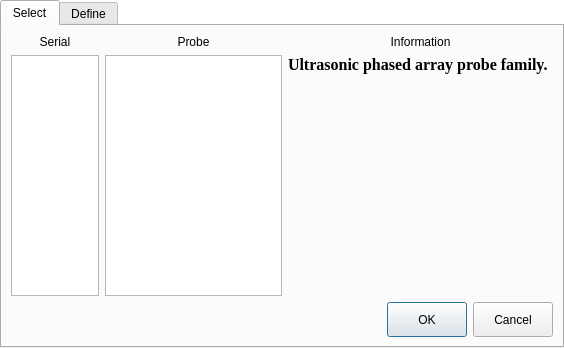
<?xml version="1.0" encoding="UTF-8"?>
<ui version="4.0">
 <class>ProbeDialog</class>
 <widget class="QDialog" name="ProbeDialog">
  <property name="geometry">
   <rect>
    <x>0</x>
    <y>0</y>
    <width>564</width>
    <height>348</height>
   </rect>
  </property>
  <property name="windowTitle">
   <string>Dialog</string>
  </property>
  <property name="styleSheet">
   <string notr="true">QDialog {
background-color: rgba(255, 255, 255, 0);
}</string>
  </property>
  <layout class="QVBoxLayout" name="verticalLayout">
   <property name="spacing">
    <number>0</number>
   </property>
   <property name="leftMargin">
    <number>0</number>
   </property>
   <property name="topMargin">
    <number>0</number>
   </property>
   <property name="rightMargin">
    <number>0</number>
   </property>
   <property name="bottomMargin">
    <number>0</number>
   </property>
   <item>
    <widget class="QTabWidget" name="tabWidget">
     <property name="currentIndex">
      <number>0</number>
     </property>
     <widget class="QWidget" name="selectTab">
      <attribute name="title">
       <string>Select</string>
      </attribute>
      <layout class="QVBoxLayout" name="verticalLayout_9">
       <item>
        <layout class="QHBoxLayout" name="horizontalLayout" stretch="1,2,3">
         <item>
          <layout class="QVBoxLayout" name="verticalLayout_4" stretch="0,1">
           <item>
            <widget class="QLabel" name="label_3">
             <property name="text">
              <string>Serial</string>
             </property>
             <property name="alignment">
              <set>Qt::AlignCenter</set>
             </property>
            </widget>
           </item>
           <item>
            <widget class="QListWidget" name="dirListWidget">
             <property name="sizePolicy">
              <sizepolicy hsizetype="Ignored" vsizetype="Expanding">
               <horstretch>0</horstretch>
               <verstretch>0</verstretch>
              </sizepolicy>
             </property>
            </widget>
           </item>
          </layout>
         </item>
         <item>
          <layout class="QVBoxLayout" name="verticalLayout_7" stretch="0,1">
           <item>
            <widget class="QLabel" name="label_4">
             <property name="text">
              <string>Probe</string>
             </property>
             <property name="alignment">
              <set>Qt::AlignCenter</set>
             </property>
            </widget>
           </item>
           <item>
            <widget class="QListWidget" name="fileListWidget">
             <property name="sizePolicy">
              <sizepolicy hsizetype="Ignored" vsizetype="Expanding">
               <horstretch>0</horstretch>
               <verstretch>0</verstretch>
              </sizepolicy>
             </property>
            </widget>
           </item>
          </layout>
         </item>
         <item>
          <layout class="QVBoxLayout" name="verticalLayout_8" stretch="0,1">
           <item>
            <widget class="QLabel" name="label_5">
             <property name="text">
              <string>Information</string>
             </property>
             <property name="alignment">
              <set>Qt::AlignCenter</set>
             </property>
            </widget>
           </item>
           <item>
            <widget class="QLabel" name="label">
             <property name="sizePolicy">
              <sizepolicy hsizetype="Ignored" vsizetype="Preferred">
               <horstretch>0</horstretch>
               <verstretch>0</verstretch>
              </sizepolicy>
             </property>
             <property name="font">
              <font>
               <family>Times New Roman</family>
               <pointsize>12</pointsize>
               <weight>75</weight>
               <bold>true</bold>
              </font>
             </property>
             <property name="frameShape">
              <enum>QFrame::NoFrame</enum>
             </property>
             <property name="lineWidth">
              <number>0</number>
             </property>
             <property name="text">
              <string>Ultrasonic phased array probe family.</string>
             </property>
             <property name="textFormat">
              <enum>Qt::AutoText</enum>
             </property>
             <property name="alignment">
              <set>Qt::AlignLeading|Qt::AlignLeft|Qt::AlignTop</set>
             </property>
            </widget>
           </item>
          </layout>
         </item>
        </layout>
       </item>
       <item>
        <layout class="QHBoxLayout" name="horizontalLayout_2">
         <item>
          <spacer name="horizontalSpacer">
           <property name="orientation">
            <enum>Qt::Horizontal</enum>
           </property>
           <property name="sizeHint" stdset="0">
            <size>
             <width>40</width>
             <height>20</height>
            </size>
           </property>
          </spacer>
         </item>
         <item>
          <widget class="QPushButton" name="okPushButton">
           <property name="minimumSize">
            <size>
             <width>0</width>
             <height>35</height>
            </size>
           </property>
           <property name="text">
            <string>OK</string>
           </property>
          </widget>
         </item>
         <item>
          <widget class="QPushButton" name="cancelPushButton">
           <property name="minimumSize">
            <size>
             <width>0</width>
             <height>35</height>
            </size>
           </property>
           <property name="text">
            <string>Cancel</string>
           </property>
          </widget>
         </item>
        </layout>
       </item>
      </layout>
     </widget>
     <widget class="QWidget" name="defineTab">
      <attribute name="title">
       <string>Define</string>
      </attribute>
      <layout class="QHBoxLayout" name="horizontalLayout_5" stretch="4,5">
       <item>
        <layout class="QVBoxLayout" name="verticalLayout_5" stretch="0,1,0">
         <item>
          <widget class="QLabel" name="label_2">
           <property name="text">
            <string>Probe Name</string>
           </property>
           <property name="alignment">
            <set>Qt::AlignCenter</set>
           </property>
          </widget>
         </item>
         <item>
          <widget class="QListWidget" name="defineListWidget"/>
         </item>
         <item>
          <widget class="QPushButton" name="delPushButton">
           <property name="sizePolicy">
            <sizepolicy hsizetype="Minimum" vsizetype="Fixed">
             <horstretch>0</horstretch>
             <verstretch>0</verstretch>
            </sizepolicy>
           </property>
           <property name="minimumSize">
            <size>
             <width>0</width>
             <height>35</height>
            </size>
           </property>
           <property name="text">
            <string>Delete</string>
           </property>
          </widget>
         </item>
        </layout>
       </item>
       <item>
        <layout class="QVBoxLayout" name="verticalLayout_6" stretch="1,0,0">
         <item>
          <layout class="QHBoxLayout" name="horizontalLayout_3">
           <item>
            <layout class="QVBoxLayout" name="verticalLayout_3">
             <item>
              <widget class="QLabel" name="modelLabel">
               <property name="text">
                <string>Model</string>
               </property>
              </widget>
             </item>
             <item>
              <widget class="QLabel" name="serialLabel">
               <property name="text">
                <string>Serial</string>
               </property>
              </widget>
             </item>
             <item>
              <widget class="QLabel" name="typeLabel">
               <property name="text">
                <string>Type</string>
               </property>
              </widget>
             </item>
             <item>
              <widget class="QLabel" name="freqLabel">
               <property name="text">
                <string>Frequency</string>
               </property>
              </widget>
             </item>
             <item>
              <widget class="QLabel" name="elemQtyLabel">
               <property name="text">
                <string>Element Qty</string>
               </property>
              </widget>
             </item>
             <item>
              <widget class="QLabel" name="refPointLabel">
               <property name="text">
                <string>Ref Point</string>
               </property>
              </widget>
             </item>
             <item>
              <widget class="QLabel" name="pitchLabel">
               <property name="text">
                <string>Pitch</string>
               </property>
              </widget>
             </item>
            </layout>
           </item>
           <item>
            <layout class="QVBoxLayout" name="verticalLayout_2">
             <item>
              <widget class="QLineEdit" name="modelLineEdit">
               <property name="text">
                <string/>
               </property>
              </widget>
             </item>
             <item>
              <widget class="QLineEdit" name="serialLineEdit">
               <property name="text">
                <string/>
               </property>
              </widget>
             </item>
             <item>
              <widget class="QComboBox" name="typeComboBox">
               <item>
                <property name="text">
                 <string>Custom</string>
                </property>
               </item>
               <item>
                <property name="text">
                 <string>Angle Beam</string>
                </property>
               </item>
               <item>
                <property name="text">
                 <string>Contact</string>
                </property>
               </item>
               <item>
                <property name="text">
                 <string>Immersion</string>
                </property>
               </item>
              </widget>
             </item>
             <item>
              <widget class="QDoubleSpinBox" name="freqDoubleSpinBox">
               <property name="alignment">
                <set>Qt::AlignLeading|Qt::AlignLeft|Qt::AlignVCenter</set>
               </property>
               <property name="buttonSymbols">
                <enum>QAbstractSpinBox::NoButtons</enum>
               </property>
               <property name="suffix">
                <string> MHz</string>
               </property>
               <property name="minimum">
                <double>0.500000000000000</double>
               </property>
               <property name="maximum">
                <double>20.000000000000000</double>
               </property>
               <property name="value">
                <double>1.000000000000000</double>
               </property>
              </widget>
             </item>
             <item>
              <widget class="QSpinBox" name="elemQtySpinBox">
               <property name="alignment">
                <set>Qt::AlignLeading|Qt::AlignLeft|Qt::AlignVCenter</set>
               </property>
               <property name="buttonSymbols">
                <enum>QAbstractSpinBox::NoButtons</enum>
               </property>
               <property name="minimum">
                <number>1</number>
               </property>
               <property name="maximum">
                <number>1024</number>
               </property>
              </widget>
             </item>
             <item>
              <widget class="QDoubleSpinBox" name="refPointDoubleSpinBox">
               <property name="alignment">
                <set>Qt::AlignLeading|Qt::AlignLeft|Qt::AlignVCenter</set>
               </property>
               <property name="buttonSymbols">
                <enum>QAbstractSpinBox::NoButtons</enum>
               </property>
               <property name="suffix">
                <string> mm</string>
               </property>
               <property name="value">
                <double>0.000000000000000</double>
               </property>
              </widget>
             </item>
             <item>
              <widget class="QDoubleSpinBox" name="pitchDoubleSpinBox">
               <property name="buttonSymbols">
                <enum>QAbstractSpinBox::NoButtons</enum>
               </property>
               <property name="suffix">
                <string> mm</string>
               </property>
               <property name="value">
                <double>1.000000000000000</double>
               </property>
              </widget>
             </item>
            </layout>
           </item>
          </layout>
         </item>
         <item>
          <spacer name="verticalSpacer">
           <property name="orientation">
            <enum>Qt::Vertical</enum>
           </property>
           <property name="sizeHint" stdset="0">
            <size>
             <width>20</width>
             <height>40</height>
            </size>
           </property>
          </spacer>
         </item>
         <item>
          <layout class="QHBoxLayout" name="horizontalLayout_4">
           <item>
            <widget class="QPushButton" name="saveApplyPushButton">
             <property name="sizePolicy">
              <sizepolicy hsizetype="Minimum" vsizetype="Fixed">
               <horstretch>0</horstretch>
               <verstretch>0</verstretch>
              </sizepolicy>
             </property>
             <property name="minimumSize">
              <size>
               <width>0</width>
               <height>35</height>
              </size>
             </property>
             <property name="text">
              <string>Save &amp;&amp; Apply</string>
             </property>
            </widget>
           </item>
           <item>
            <widget class="QPushButton" name="savePushButton">
             <property name="sizePolicy">
              <sizepolicy hsizetype="Minimum" vsizetype="Fixed">
               <horstretch>0</horstretch>
               <verstretch>0</verstretch>
              </sizepolicy>
             </property>
             <property name="minimumSize">
              <size>
               <width>0</width>
               <height>35</height>
              </size>
             </property>
             <property name="text">
              <string>Save</string>
             </property>
            </widget>
           </item>
           <item>
            <widget class="QPushButton" name="cancelDefinePushButton">
             <property name="sizePolicy">
              <sizepolicy hsizetype="Minimum" vsizetype="Fixed">
               <horstretch>0</horstretch>
               <verstretch>0</verstretch>
              </sizepolicy>
             </property>
             <property name="minimumSize">
              <size>
               <width>0</width>
               <height>35</height>
              </size>
             </property>
             <property name="text">
              <string>Cancel</string>
             </property>
            </widget>
           </item>
          </layout>
         </item>
        </layout>
       </item>
      </layout>
     </widget>
    </widget>
   </item>
  </layout>
 </widget>
 <resources/>
 <connections/>
</ui>
